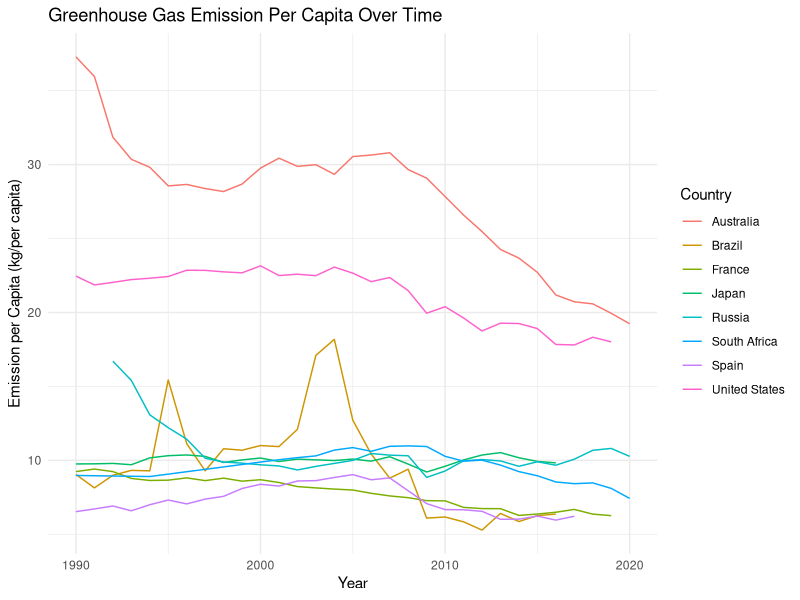

The R script that drew this image: (Note: this script raises an error after producing the figure.)
## ---- chunk 1
library(dplyr)
library(tidyr)
library(ggplot2)
library(knitr)
library(kableExtra)
## ---- chunk 2
data <- read.csv("data/ghg_and_nutrients_data.csv")
## ---- chunk 3
filtered_data <- subset(data, select = c("Country","Year","Total.emissions.including.LULUCF.per.capita..kg.per.capita."))

GHG_overtime_capita <- ggplot(filtered_data, aes(x = Year, y = Total.emissions.including.LULUCF.per.capita..kg.per.capita., color = Country)) +
  geom_line() +
  labs(title = "Greenhouse Gas Emission Per Capita Over Time", x = "Year", y = "Emission per Capita (kg/per capita)", color = "Country") + theme_minimal() 

GHG_overtime_capita

## ---- chunk 4

change_table <- data %>%
  filter(Year > 1990) %>%
  group_by(Country) %>%
  summarize(Change = last(Total.emissions.including.LULUCF.per.capita..kg.per.capita.) - first(Total.emissions.including.LULUCF.per.capita..kg.per.capita.)) %>%
  arrange(desc(Change))

kt <- kable(change_table, format = "markdown", col.names = c("Country", "Change in Emissions (kg per capita)")) %>%
  kable_styling(bootstrap_options = "striped", full_width = FALSE) %>%
  add_header_above(c(" " = 1, "Emissions Change Table" = 2))
kt
## ---- chunk 5

france_data <- subset(data, Country == 'France')

france_data$Year_centered <- france_data$Year - 1990
model <- lm(Total.emissions.including.LULUCF..Index.1990.100. ~ Year_centered, data = france_data)
all_years <- 1990:2040
all_years_centered <- all_years - 1990
extended_data <- data.frame(Year_centered = all_years_centered)
extended_predictions <- predict(model, newdata = extended_data)
prediction_data <- data.frame(Year = all_years, Predicted_Emissions = extended_predictions)

## ---- chunk 6
linear <- ggplot( ) +
  geom_point(data = france_data, aes(x = Year, y = Total.emissions.including.LULUCF..Index.1990.100.), color = "blue", shape = 4, size = 2) +
  geom_line(data = prediction_data, aes(x = Year, y = Predicted_Emissions), color = "green", linetype = "dashed") +
  labs(title = "Greenhouse Gas Emissions Index in France - Linear Regression",
       x = "Year", y = "Emissions Index (1990 = 100)")  + 
  theme_minimal() +
  scale_color_manual(name = "Data Type", 
                     values = c("blue", "green"), labels = c("Original Data", "Predicted Data")) +
  theme(legend.position = "right")

linear
## ---- chunk 7
poly_model <- lm(Total.emissions.including.LULUCF..Index.1990.100. ~ poly(Year, degree = 2), data = france_data)
extended_data_poly <- data.frame(Year = all_years)
extended_predictions_poly <- predict(poly_model, newdata = extended_data_poly)

poly <- ggplot() +
  geom_point(data = france_data, aes(x = Year, y = Total.emissions.including.LULUCF..Index.1990.100.), color = "blue", shape = 4, size = 2) +
  geom_line(data = data.frame(Year = all_years, Predicted_Emissions = extended_predictions_poly), aes(x = Year, y = Predicted_Emissions), color = "green") +
  labs(title = "Greenhouse Gas Emissions Index in France - Polynomial Regression",
       x = "Year", y = "Emissions Index (1990 = 100)")  + 
  theme_minimal() +
  scale_color_manual(name = "Data Type", 
                     values = c("Original Data" = "blue", "Polynomial Regression" = "green")) +
  theme(legend.position = "right")

poly
## ---- chunk 8

r2m <- summary(model)$r.squared
r2p <- summary(poly_model)$r.squared


r2_table <- data.frame(Model = c("Linear Regression", "Polynomial Regression"), R2_Value = c(r2m, r2p))

r2_table_formatted <- kable(r2_table, format = "markdown", col.names = c("Model", "R^2 Value")) %>%
  kable_styling(bootstrap_options = "striped", full_width = FALSE)

r2_table_formatted
## ---- chunk 9

data_filtered <- data[data$Country %in% c("United States", "France"),]

p_vs_n <- ggplot(data_filtered, aes(x=Year)) +
  geom_line(aes(y=`Phosphorus..kg.`, color="Phosphorus"), na.rm=TRUE) +
  geom_line(aes(y=`Nitrogen..kg.`, color="Nitrogen"), na.rm=TRUE) +
  facet_wrap(~Country) +
  labs(color="Element", y="Quantity (kg)", title="Phosphorus vs Nitrogen over Year for USA and France") +
  theme_minimal()

p_vs_n
## ---- chunk 10

data_filtered <- data[data$Country %in% c("United States", "France"),]

co2_year <- ggplot(data_filtered, aes(x=Year, y=`Agriculture..Tonnes.of.CO2.equivalent.`, color=Country)) +
  geom_line(na.rm=TRUE) +
  labs(y="Agriculture CO2 equivalent (Tonnes)", title="Agriculture CO2 equivalent over Year for USA and France") +
  theme_minimal()


co2_year
